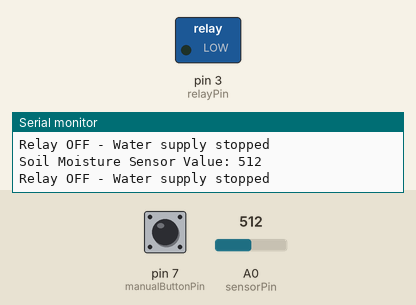
This sketch was run on a simulated Arduino Uno, built with avr-gcc and run on an emulated ATmega328P. Parts: switched loads named in the sketch (green lamp = pin HIGH), the last lines printed to the serial monitor. Inputs (shaded band) come from the test bench; at power-on: A0 (sensorPin) = 512, pin 7 (manualButtonPin) HIGH.

Above: at 1.8 s.
1.9 s: A0 (sensorPin) set to 490
At 3.2 s:
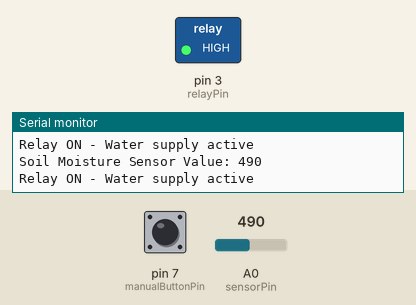
3.5 s: pin 7 (manualButtonPin) pulled LOW for 3.2 s
At 7.2 s:
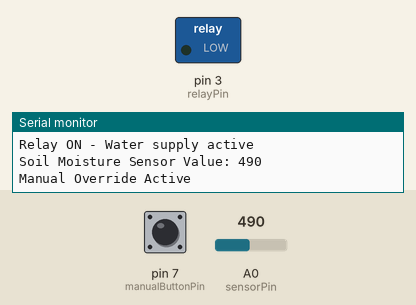
8.4 s: pin 7 (manualButtonPin) pulled LOW for 1.2 s
At 10.2 s:
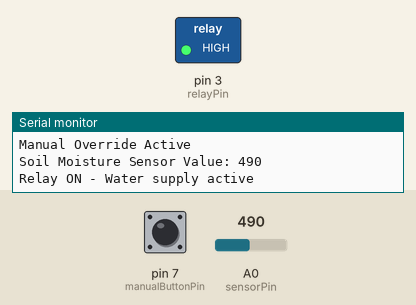
11.1 s: A0 (sensorPin) set to 510
At 11.8 s:
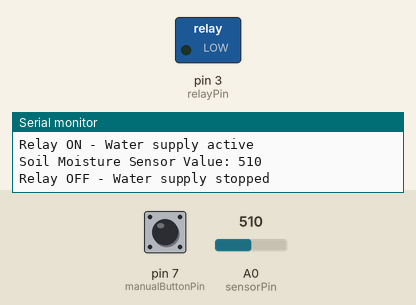
Timing chart, 0 to 13.7 s (numbered marks = the images above; inputs shaded):
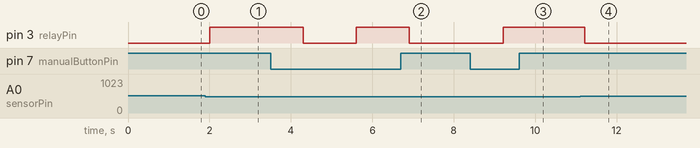

Measured:
- the behaviour switches between 501 and 500 on A0 (sensorPin) (found by bisection; images 0 and 1)
- after the input at 1.9 s, pin 3 (relayPin): LOW → HIGH after 0.11 s
- after the input at 3.5 s, pin 3 (relayPin): HIGH → LOW after 0.81 s, → HIGH 1.3 s later, → LOW 1.3 s later
- after the input at 8.4 s, pin 3 (relayPin): LOW → HIGH after 0.81 s
- after the input at 11.1 s, pin 3 (relayPin): HIGH → LOW after 0.11 s

The sketch:

Final1.0.ino
```cpp
int water;  // Variable to store the soil moisture sensor reading
bool manualOverride = false;  // Manual override flag
bool relayState = LOW;  // Current state of the relay

const int relayPin = 3;     // Output pin for the relay
const int sensorPin = A0;   // Analog pin connected to the soil sensor
const int manualButtonPin = 7;  // Digital pin connstatected to the manual toggle button

void setup() {
  pinMode(relayPin, OUTPUT);  // Output pin for the relay
  pinMode(sensorPin, INPUT);  // Analog pin for soil sensor
  pinMode(manualButtonPin, INPUT_PULLUP);  // Manual button with pullup resistor

  Serial.begin(9600);  // Start serial communication
}

void loop() {
  // Read the soil moisture sensor value (use analogRead for soil sensors)
  water = analogRead(sensorPin);
  Serial.print("Soil Moisture Sensor Value: ");
  Serial.println(water);  // Print sensor value

  // Check the status of the manual override button
  if (digitalRead(manualButtonPin) == LOW) {
    manualOverride = !manualOverride;  // Toggle the manual override
    delay(300);  // Debounce delay for the button
  }

  // If manual override is active, do not change the relay state based on soil moisture
  if (manualOverride) {
    Serial.println("Manual Override Active");
    digitalWrite(relayPin, relayState);  // Keep relay in the manually set state
  }
  else {
    // Automatic mode: control relay based on soil moisture
    if (water > 500) {  // Adjust the threshold based on your sensor
      digitalWrite(relayPin, LOW);  // Turn off water supply (relay OFF)
      Serial.println("Relay OFF - Water supply stopped");
    }
    else {
      digitalWrite(relayPin, HIGH);  // Turn on water supply (relay ON)
      Serial.println("Relay ON - Water supply active");
    }
  }

  delay(1000);  // Delay to avoid rapid switching
}
```
